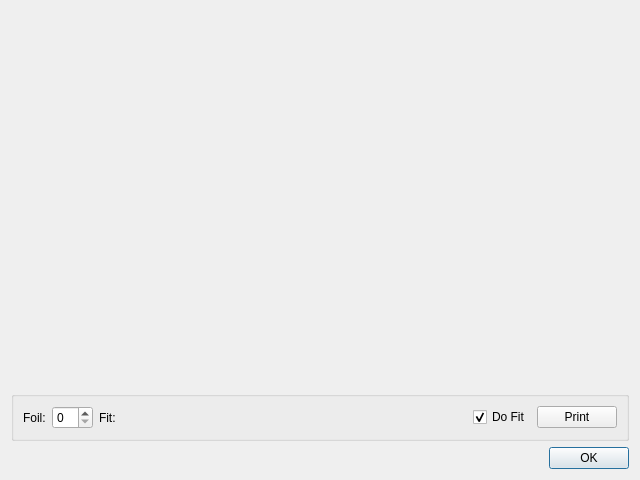
<?xml version="1.0" encoding="UTF-8"?>
<ui version="4.0">
 <class>GraphDlg</class>
 <widget class="QDialog" name="GraphDlg">
  <property name="geometry">
   <rect>
    <x>0</x>
    <y>0</y>
    <width>640</width>
    <height>480</height>
   </rect>
  </property>
  <property name="windowTitle">
   <string>Graph</string>
  </property>
  <layout class="QVBoxLayout" name="verticalLayout">
   <item>
    <widget class="QwtPlot" name="qwtPlot"/>
   </item>
   <item>
    <widget class="QGroupBox" name="groupBox">
     <property name="sizePolicy">
      <sizepolicy hsizetype="Expanding" vsizetype="Fixed">
       <horstretch>0</horstretch>
       <verstretch>0</verstretch>
      </sizepolicy>
     </property>
     <property name="title">
      <string/>
     </property>
     <layout class="QHBoxLayout" name="horizontalLayout">
      <item>
       <layout class="QGridLayout" name="gridLayout">
        <item row="0" column="1">
         <widget class="QLabel" name="label_5">
          <property name="text">
           <string>Foil:</string>
          </property>
         </widget>
        </item>
        <item row="0" column="2">
         <widget class="QSpinBox" name="spinBoxFolie"/>
        </item>
        <item row="0" column="4">
         <widget class="QLabel" name="labelFit">
          <property name="sizePolicy">
           <sizepolicy hsizetype="Expanding" vsizetype="Preferred">
            <horstretch>0</horstretch>
            <verstretch>0</verstretch>
           </sizepolicy>
          </property>
          <property name="text">
           <string>Fit: </string>
          </property>
          <property name="textFormat">
           <enum>Qt::PlainText</enum>
          </property>
          <property name="alignment">
           <set>Qt::AlignLeading|Qt::AlignLeft|Qt::AlignVCenter</set>
          </property>
          <property name="wordWrap">
           <bool>true</bool>
          </property>
         </widget>
        </item>
        <item row="0" column="6">
         <widget class="QPushButton" name="btnPrint">
          <property name="text">
           <string>Print</string>
          </property>
         </widget>
        </item>
        <item row="0" column="5">
         <widget class="QCheckBox" name="checkBoxDoFit">
          <property name="text">
           <string>Do Fit</string>
          </property>
          <property name="checked">
           <bool>true</bool>
          </property>
         </widget>
        </item>
       </layout>
      </item>
     </layout>
    </widget>
   </item>
   <item>
    <widget class="QDialogButtonBox" name="buttonBox">
     <property name="enabled">
      <bool>true</bool>
     </property>
     <property name="locale">
      <locale language="English" country="UnitedStates"/>
     </property>
     <property name="orientation">
      <enum>Qt::Horizontal</enum>
     </property>
     <property name="standardButtons">
      <set>QDialogButtonBox::Ok</set>
     </property>
    </widget>
   </item>
  </layout>
 </widget>
 <customwidgets>
  <customwidget>
   <class>QwtPlot</class>
   <extends>QFrame</extends>
   <header>qwt_plot.h</header>
   <container>1</container>
  </customwidget>
 </customwidgets>
 <resources/>
 <connections>
  <connection>
   <sender>buttonBox</sender>
   <signal>accepted()</signal>
   <receiver>GraphDlg</receiver>
   <slot>accept()</slot>
   <hints>
    <hint type="sourcelabel">
     <x>222</x>
     <y>526</y>
    </hint>
    <hint type="destinationlabel">
     <x>157</x>
     <y>274</y>
    </hint>
   </hints>
  </connection>
  <connection>
   <sender>buttonBox</sender>
   <signal>rejected()</signal>
   <receiver>GraphDlg</receiver>
   <slot>reject()</slot>
   <hints>
    <hint type="sourcelabel">
     <x>290</x>
     <y>532</y>
    </hint>
    <hint type="destinationlabel">
     <x>286</x>
     <y>274</y>
    </hint>
   </hints>
  </connection>
 </connections>
</ui>
